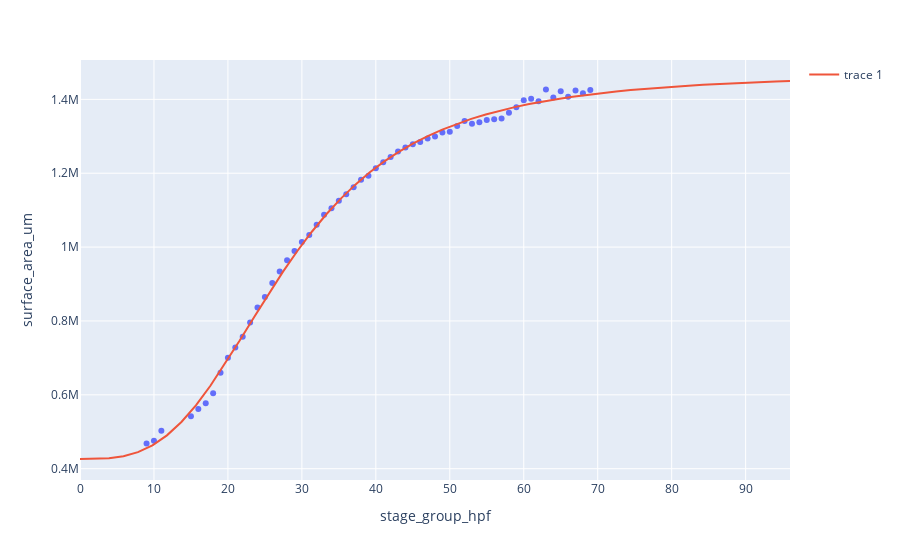

Write notebook code for a chart like this one.
### Code cell
import scipy

# A vs time
ref_time_vec = stage_key_df["stage_group_hpf"]
ref_sa_vec = stage_key_df["surface_area_um"]


def sigmoid(params, t_vec=ref_time_vec):
    sa_pd = params[0] + params[1]* np.divide(t_vec**params[2], params[3]**params[2] + t_vec**params[2])
    return sa_pd

# define loss
def loss_fun(params, sa=ref_sa_vec):
    loss = sigmoid(params) - ref_sa_vec
    return loss

# def height_fun(params, repo_areas=repo_lengths[boot_indices]):
#         h = np.divide(params[0] * repo_areas**params[2], (params[1]**params[2] + repo_areas**params[2]))
#         return h

# def loss_fun(params, repo_heights=repo_heights[boot_indices]):
#     h_hat = height_fun(params)
#     return repo_heights - h_hat

x0 = [3e5, 1.9e6, 2, 24] 
# sigmoid(x0)
params_fit = scipy.optimize.least_squares(loss_fun, x0, bounds=[(0, 0, 0, 0), (np.inf, np.inf, np.inf, np.inf)])

print(params_fit)
full_time = np.linspace(0, 96)
sa_pd = sigmoid(params_fit.x, t_vec=full_time)

fig = px.scatter(stage_key_df, x="stage_group_hpf", y="surface_area_um")
fig.add_trace(go.Scatter(x=full_time, y=sa_pd, mode="lines"))
fig.show()

### Figure 1 — Plotly figure (JSON) as saved in the notebook; plotly's stock layout.template omitted (floating-point values rounded to 4 significant figures)
{"data": [{"hovertemplate": "stage_group_hpf=%{x}<br>surface_area_um=%{y}<extra></extra>", "legendgroup": "", "marker": {"color": "#636efa", "symbol": "circle"}, "mode": "markers", "name": "", "orientation": "v", "showlegend": false, "type": "scatter", "x": [9, 10, 11, 15, 16, 17, 18, 19, 20, 21, 22, 23, 24, 25, 26, 27, 28, 29, 30, 31, 32, 33, 34, 35, 36, 37, 38, 39, 40, 41, 42, 43, 44, 45, 46, 47, 48, 49, 50, 51, 52, 53, 54, 55, 56, 57, 58, 59, 60, 61, 62, 63, 64, 65, 66, 67, 68, 69], "xaxis": "x", "y": [468100.0, 475600.0, 502600.0, 541700.0, 561600.0, 577100.0, 604200.0, 659900.0, 700300.0, 728400.0, 757400.0, 795900.0, 836600.0, 864900.0, 902900.0, 933600.0, 964400.0, 989400.0, 1014000.0, 1033000.0, 1060000.0, 1088000.0, 1105000.0, 1125000.0, 1143000.0, 1162000.0, 1182000.0, 1193000.0, 1213000.0, 1230000.0, 1244000.0, 1259000.0, 1270000.0, 1279000.0, 1285000.0, 1294000.0, 1299000.0, 1311000.0, 1312000.0, 1328000.0, 1341000.0, 1334000.0, 1338000.0, 1344000.0, 1346000.0, 1348000.0, 1364000.0, 1379000.0, 1398000.0, 1401000.0, 1395000.0, 1427000.0, 1405000.0, 1422000.0, 1407000.0, 1424000.0, 1417000.0, 1426000.0], "yaxis": "y"}, {"mode": "lines", "type": "scatter", "x": [0, 1.959, 3.918, 5.878, 7.837, 9.796, 11.76, 13.71, 15.67, 17.63, 19.59, 21.55, 23.51, 25.47, 27.43, 29.39, 31.35, 33.31, 35.27, 37.22, 39.18, 41.14, 43.1, 45.06, 47.02, 48.98, 50.94, 52.9, 54.86, 56.82, 58.78, 60.73, 62.69, 64.65, 66.61, 68.57, 70.53, 72.49, 74.45, 76.41, 78.37, 80.33, 82.29, 84.24, 86.2, 88.16, 90.12, 92.08, 94.04, 96], "y": [426300.0, 426500.0, 428400.0, 433900.0, 445000.0, 463300.0, 490300.0, 526500.0, 571600.0, 624500.0, 683300.0, 745700.0, 809500.0, 872400.0, 932800.0, 989400.0, 1042000.0, 1089000.0, 1131000.0, 1169000.0, 1203000.0, 1232000.0, 1258000.0, 1281000.0, 1301000.0, 1318000.0, 1334000.0, 1347000.0, 1359000.0, 1370000.0, 1379000.0, 1387000.0, 1395000.0, 1401000.0, 1407000.0, 1412000.0, 1417000.0, 1421000.0, 1425000.0, 1428000.0, 1432000.0, 1434000.0, 1437000.0, 1439000.0, 1441000.0, 1443000.0, 1445000.0, 1447000.0, 1448000.0, 1450000.0]}], "layout": {"legend": {"tracegroupgap": 0}, "margin": {"t": 60}, "xaxis": {"anchor": "y", "domain": [0, 1], "title": {"text": "stage_group_hpf"}}, "yaxis": {"anchor": "x", "domain": [0, 1], "title": {"text": "surface_area_um"}}}}
